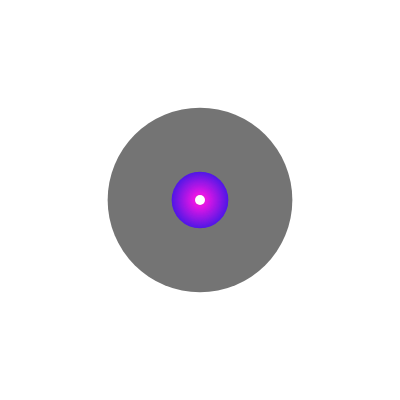
Frame 1 (no input)
Frame 2 (the mouse pressed at the canvas centre, redrawn once): identical to frame 1, image omitted

The p5.js sketch that drew this single still picture (run headless with seeded random() and noise() and a simulated clock; the mouse was pressed at the canvas centre and the sketch redrawn once):

// p5.js sketch
// ── sketch.js
function setup (){
    let weight = 400
    let height = 400
    createCanvas(weight, height)
    let danceability = 0.7
    let energy = 0.89
    let acousticness = 0.9
    let key = 0.91
    background(255)
    fill(map(acousticness, 0, 1, 255, 100))
    noStroke()
    colorMode(HSB, 360, 100, 100);
    
    ellipse(weight / 2, height / 2, map(key, 0, 1, 0 + 30 , weight / 2))
    
    drawGradient(width / 2, height / 2, map(energy, 0, 1, 30 , 60));

    fill(255)
    ellipse(weight / 2, height / 2, 10)

}

function draw(){
	noLoop()
}

function drawGradient(x, y, radius) {
    let h = random(0, 360);
    for (let r = radius; r > 0; --r) {
      fill(h, 90, 90);
      ellipse(x, y, r, r);
      h = (h + 1) % 360;
    }
  }
